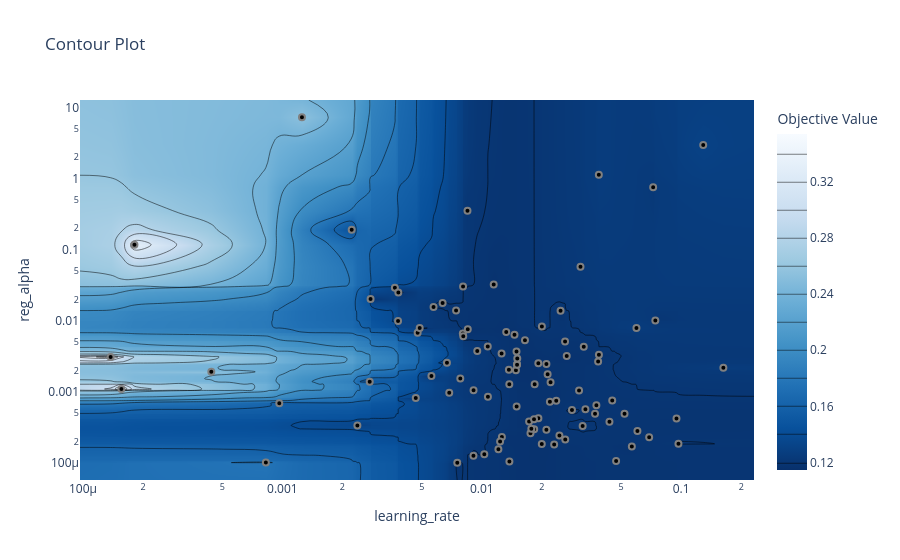

The notebook cell saved with this chart:
### Code cell
# 2D slice of the objective surface
vis.plot_contour(study, params=['learning_rate', 'reg_alpha']).show()
